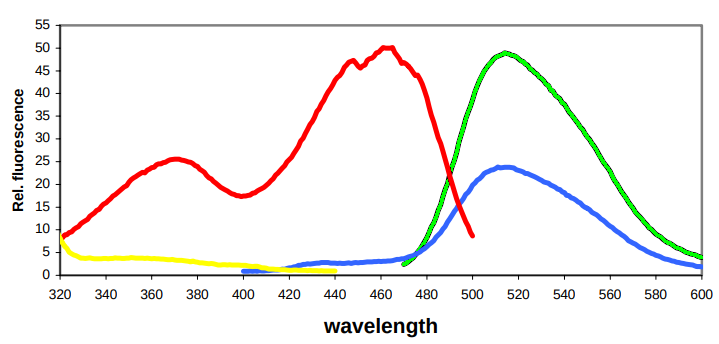
#> input picture spetra_matrixs/FAD2.png, 719 x 344 px, found by its file name
$ jupyter execute --allow-errors FAD.ipynb
#> lines starting #> are read from the running program, lines starting #| are printed output that depends on the picture; after the words box and inside, x2 and y2 are one past the last pixel; in counts of white or black regions, pixels touching at a corner belong together
[cell 1]
'''
Date: 2022/Dec/23
Author: Yike Xie
Content: Create the fluorescent matrix of FAD according to existing publications
'''

[cell 2]
# paper: https://archiv.ub.uni-marburg.de/diss/z2007/0482/pdf/drmv.pdf

[cell 3]
import numpy as np
import pandas as pd
import matplotlib.pyplot as plt
import PIL
import seaborn as sns

[cell 4]
wls =np.array([
 (325, 414),
 (343, 414),#
 (370, 414),
 (343, 451),
 (370, 451),
 (373, 451),
 (343, 575),#
 (393, 575),
 (406, 575),
 (441, 575),
 (400, 594),
 (406, 594),
 (431, 594),
 (480, 594),#
 (339, 575),
])

[cell 5]
fmt_fn = '/home/yike/phd/cancer_cells_img_seq/scripts/spetra_matrixs/FAD2.png'
rgba_image = PIL.Image.open(fmt_fn)
#> rgba_image is the input picture: PIL image 719x344 RGBA; mean R, G, B, A 244.3, 243.4, 241.5, 255
rgb_image = rgba_image.convert('RGB')
rgb_image.save('/home/yike/phd/cancer_cells_img_seq/scripts/spetra_matrixs/FAD3.png')

[cell 6]
fmt_fn = '/home/yike/phd/cancer_cells_img_seq/scripts/spetra_matrixs/FAD3.png'
# load as a RGB image
fmt = plt.imread(fmt_fn)
fmt *= 255
fmt = fmt.astype(int)

plt.imshow(fmt)
plt.axis('off')

# red (255, 0, 0)
# blue (0, 0, 255)
# white (255, 255, 255)
# black (0, 0, 0)

[cell 7]
w = fmt.shape[1]
#> w = 719
l = fmt.shape[0]
#> l = 344

R = ((fmt[:, :, 0] > 180) & (fmt[:, :, 1] < 50) & (fmt[:, :, 2] < 50)) # excitation red
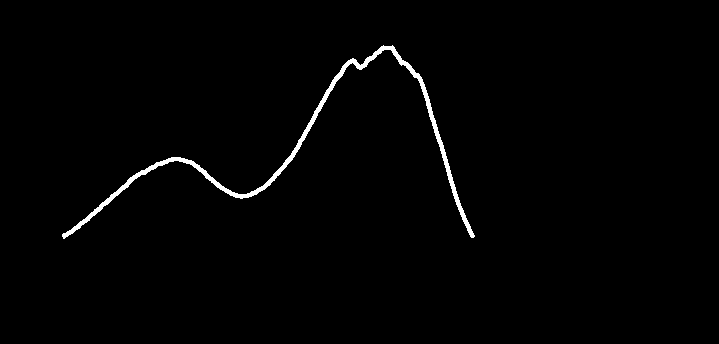
#> R: shape (344, 719) bool; 1.2% white; 1 white region, box (x1, y1, x2, y2) and area: (62, 45, 475, 239) 2969
B = ((fmt[:, :, 0] < 50) & (fmt[:, :, 1] > 180) & (fmt[:, :, 2] < 50)) # emission green
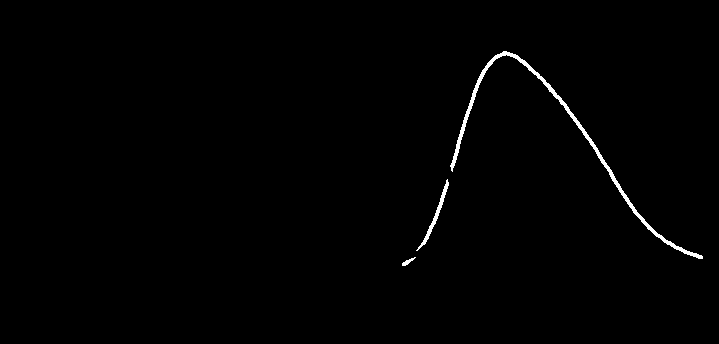
#> B: shape (344, 719) bool; 0.78% white; 3 white regions, box (x1, y1, x2, y2) and area: (450, 51, 703, 259) 1615, (416, 179, 449, 251) 277, (402, 257, 416, 266) 48
K = ((fmt[:, :, 0] < 50) & (fmt[:, :, 1] < 50) & (fmt[:, :, 2] <50))
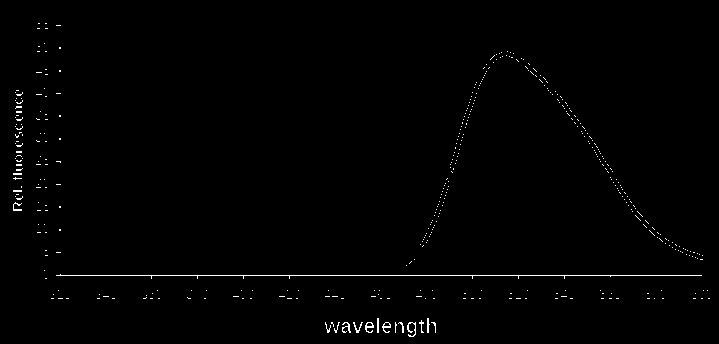
#> K: shape (344, 719) bool; 0.82% white in thin lines or dots, all inside (x1, y1, x2, y2) = (13, 23, 710, 337)

# center
cx = pd.Series(fmt[:, :, :].sum(axis=2).sum(axis=0), index=range(w)).sort_values().index[0] # x axis 70
#> cx = 60
cy = pd.Series(fmt[:, :, :].sum(axis=2).sum(axis=1), index=range(l)).sort_values().index[0] # y axis 214
#> cy = 275

# x axis, max
x = pd.Series(fmt[:, :, :].sum(axis=2)[cy, :], index=range(w))
# xmin = x[x < 100].index[0]
xmax = x[x < 150].index[-1]
#> xmax = 701

# axis, min
y = pd.Series(fmt[:, :, :].sum(axis=2)[:, cx], index=range(l))
ymin = y[y < 100].index[0]  # upper
#> ymin = 25
# ymax = y[y < 100].index[-1] # lower

[cell 8]
fig, axs = plt.subplots(2, 2, figsize=[10, 6])
axs[0, 0].imshow(R)
axs[0, 1].imshow(B)
axs[1, 0].imshow(K)

axs[1, 1].imshow(K)
axs[1, 1].scatter(cx, cy, c='red', s=10)
axs[1, 1].scatter(cx, ymin, c='red', s=10)
axs[1, 1].scatter(xmax, cy, c='red', s=10)
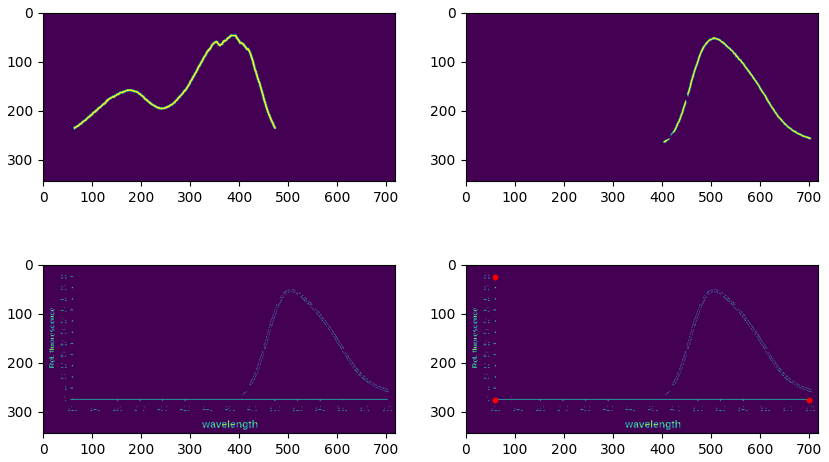
#> figure drawn by matplotlib, 4 panels

[cell 9]
ems = np.argwhere(B) # [y, x] [:, 1] x, [:, 0] y
#> ems = 1940 pairs, first value 51 to 265, second value 402 to 702
exs = np.argwhere(R)
#> exs = 2969 pairs, first value 45 to 238, second value 62 to 474

# emission wavelengths and fluorescent intensity
imin, imax = 0, 55
wmin, wmax = 320, 600
em_its = {(x - cx) * (wmax - wmin) / (xmax - cx) + wmin : (imax - imin) * (cy - y) / (cy - ymin) + imin
              for y, x  in ems} # 400 - 550
#> em_its = 300 items
ex_its = {(x - cx) * (wmax - wmin) / (xmax - cx) + wmin : (imax - imin) * (cy - y) / (cy - ymin) + imin
              for y, x  in exs}# 280 - 380
#> ex_its = 413 items

# emission wavelengths and fluorescent ratio
em_it_max = max(em_its.values())
#> em_it_max = 48.62
ex_it_max = max(ex_its.values())
#> ex_it_max = 49.72

import math
em_ratio = {round(k, 1): v / em_it_max for k, v in em_its.items()}
#> em_ratio = 300 items
ex_ratio = {round(k, 1): v / ex_it_max for k, v in ex_its.items()}
#> ex_ratio = 413 items

[cell 10]
fig, axs = plt.subplots(2)

axs[0].imshow(K)
axs[0].scatter(ems[:, 1], ems[:, 0], color='green', s=5)
axs[0].scatter(exs[:, 1], exs[:, 0], color='red', s=5)

axs[1].set_xlim(wmin, wmax)
axs[1].set_ylim(imin, imax)
axs[1].scatter(em_its.keys(), em_its.values(), color='green', s=5)#
axs[1].scatter(ex_its.keys(), ex_its.values(), color='red', s=5)#
axs[1].set_xlabel('Wavelengths (nm)')
axs[1].set_ylabel('Fluorescent intensity')
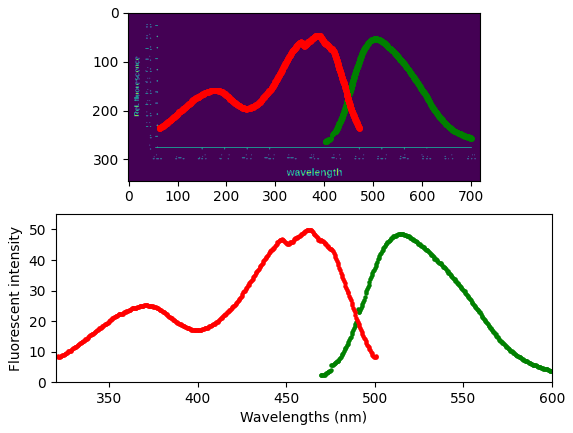
#> figure drawn by matplotlib, 2 panels

[cell 11]
name = 'FAD'
columns = list(ex_ratio.keys())
#> columns = 413 values, max 500.8 at index 412, min 320.9 at index 411, mean 410.9
columns.sort()
index = list(em_ratio.keys())
#> index = 300 values, max 600.4 at index 285, min 469.4 at index 299, mean 535.1
index.sort()
index = index[::-1]
#> index = 300 values, max 600.4 at index 0, min 469.4 at index 299, mean 535.1

df = pd.DataFrame(np.zeros(shape=(len(index), len(columns))),
                      index=index, columns=columns)
#> df = table of 300 rows and 413 columns

for x in ex_ratio.keys():
    for y in em_ratio.keys():
        df.at[y, x] = ex_ratio[x] * em_ratio[y]
#> this loop made 413 passes
#> x on passes 1 to 3: 461.1, 465, 460.2

fdn = '/home/yike/phd/cancer_cells_img_seq/scripts/spetra_matrixs/heatmap/'
#> (the rest of this cell did not finish here and is left out)

$ run again, with spetra_matrixs/A2E.png copied over spetra_matrixs/FAD2.png
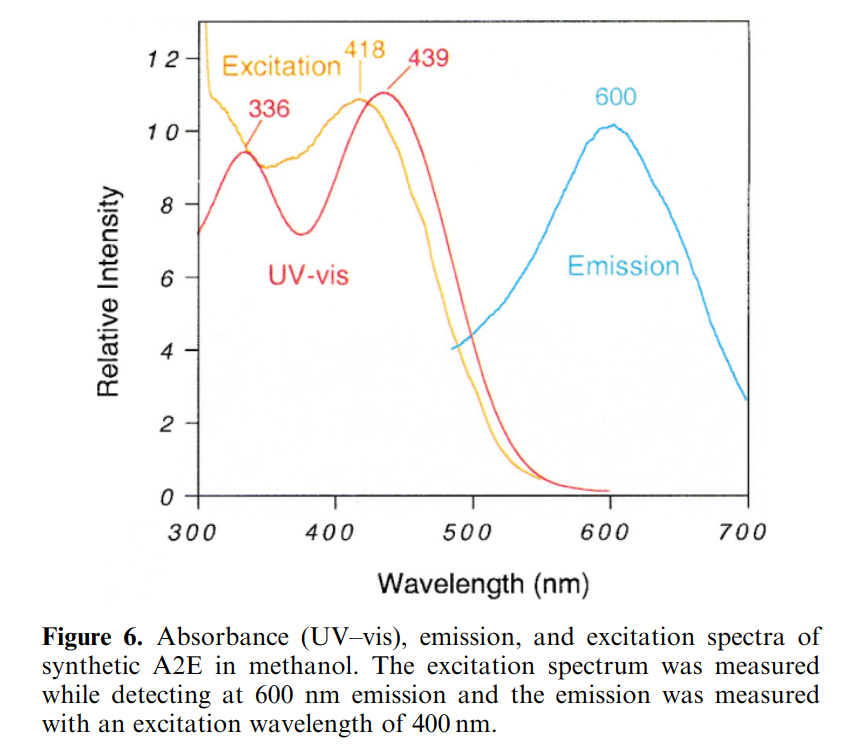
#> input picture spetra_matrixs/A2E.png, 857 x 752 px, found by its file name
#> rgba_image is the input picture: PIL image 857x752 RGBA; mean R, G, B, A 246.6, 246, 245.6, 255
#> R: shape (752, 857) bool; every value is 0
#> `K = ((fmt[:, :, 0] < 50) & (fmt[:, :, 1] < 50) & (fmt[:, :, 2] <50))`:
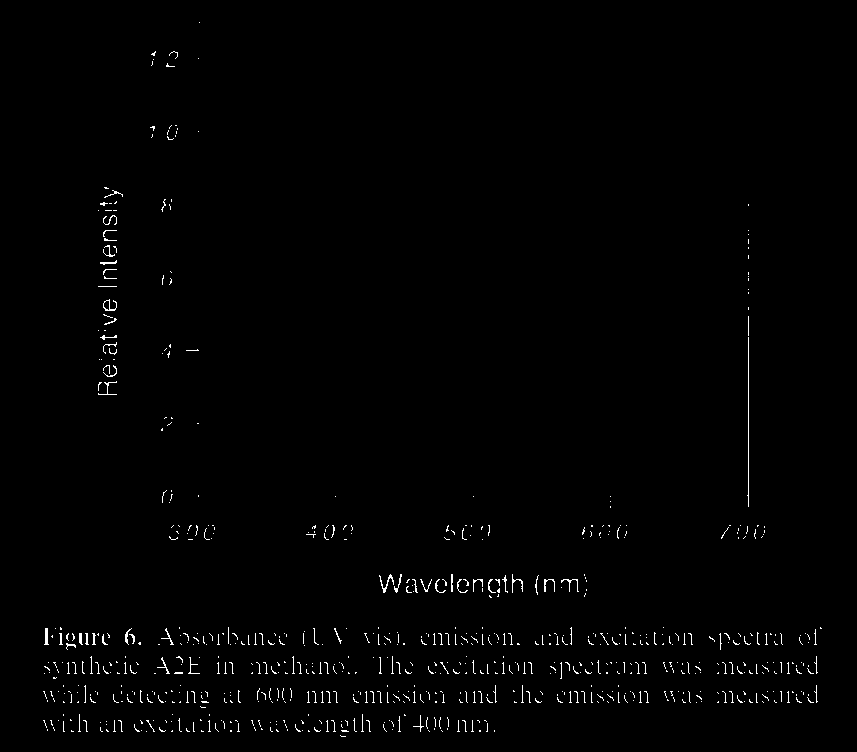
#> K: shape (752, 857) bool; 0.96% white in thin lines or dots, all inside (x1, y1, x2, y2) = (43, 22, 822, 737)
#> cx = 748
#> cy = 495
#> xmax = 748
#> ymin = 234
#> ems = empty array
#> em_its = 0 items
#> `[cell 10] fig, axs = plt.subplots(2)  axs[0].imshow(K) axs[0].scatter(..`:
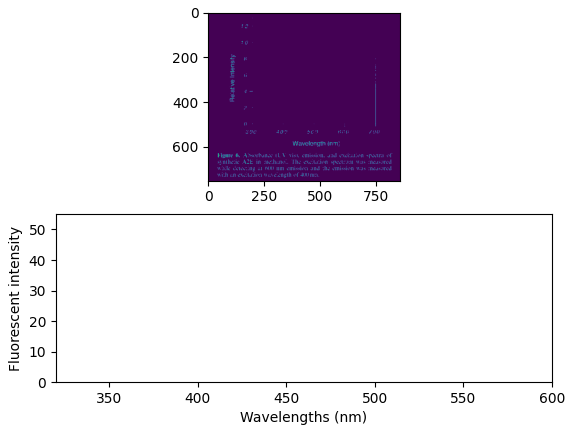
#> figure drawn by matplotlib, 2 panels

$ run again, with spetra_matrixs/A2E2.png copied over spetra_matrixs/FAD2.png
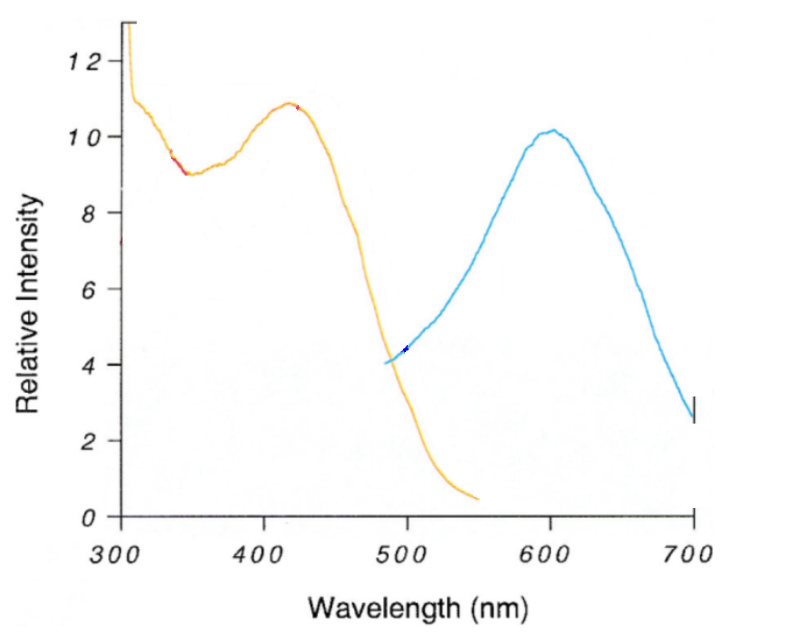
#> input picture spetra_matrixs/A2E2.png, 2422 x 1900 px, found by its file name (shown at 1/3 size)
#> rgba_image is the input picture: PIL image 2422x1900 RGBA; mean R, G, B, A 250.7, 250.8, 250.6, 255
#> R: shape (1900, 2422) bool; every value is 0
#> `K = ((fmt[:, :, 0] < 50) & (fmt[:, :, 1] < 50) & (fmt[:, :, 2] <50))`:
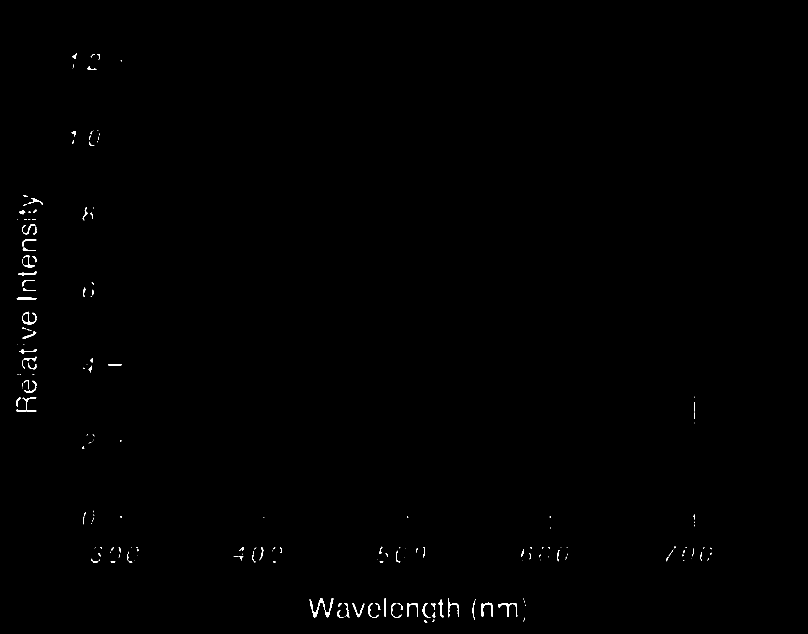
#> K: shape (1900, 2422) bool (shown at 1/3 size); 0.27% white; 217 white regions (117 under 20 px), largest, box (x1, y1, x2, y2) and area: (929, 1794, 975, 1852) 598, (1495, 1809, 1552, 1851) 509, (1445, 1808, 1479, 1851) 469
#> cx = 364
#> cy = 1548
#> xmax = 2082
#> ems = empty array
#> em_its = 0 items
#> `[cell 10] fig, axs = plt.subplots(2)  axs[0].imshow(K) axs[0].scatter(..`:
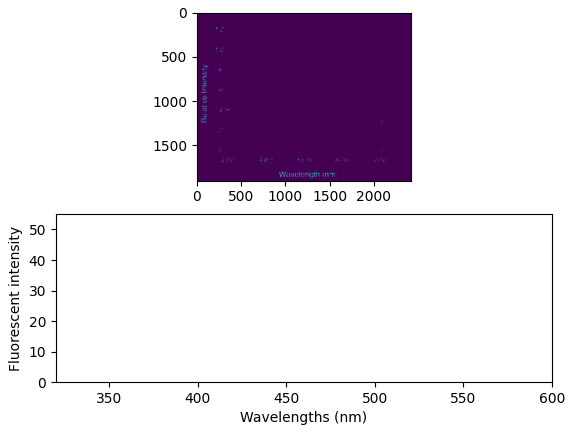
#> figure drawn by matplotlib, 2 panels
